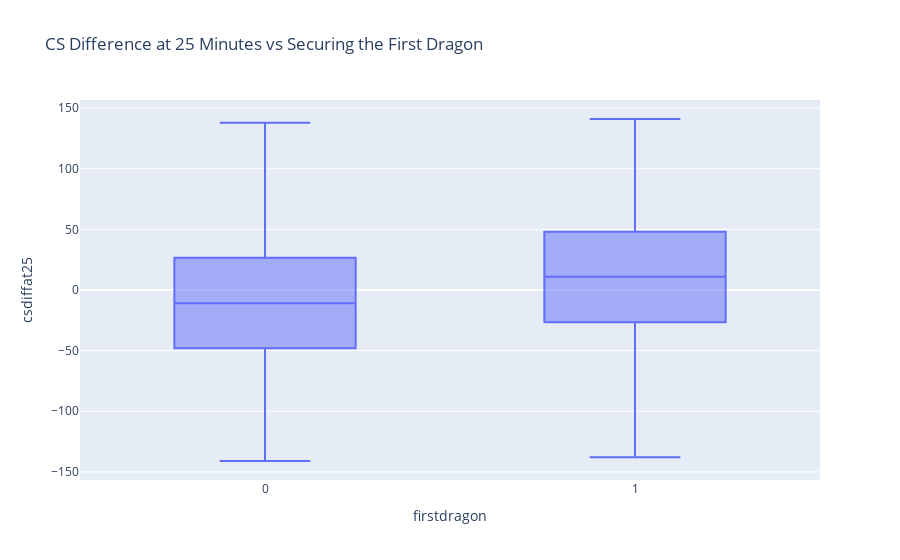

The cell this chart's notebook holds for it:
### Code cell
px.box(
    df,
    x="firstdragon",
    y="csdiffat25",
    title="CS Difference at 25 Minutes vs Securing the First Dragon"
)

### Figure 1 — Plotly figure (JSON) as saved in the notebook; plotly's stock layout.template omitted (floating-point values rounded to 4 significant figures; data arrays with more than 128 entries replaced by an {"elided": "..."} marker saying what was removed)
{"data": [{"alignmentgroup": "True", "hovertemplate": "firstdragon=%{x}<br>csdiffat25=%{y}<extra></extra>", "legendgroup": "", "marker": {"color": "#636efa"}, "name": "", "notched": false, "offsetgroup": "", "orientation": "v", "showlegend": false, "type": "box", "x": {"elided": "1110 int values"}, "x0": " ", "xaxis": "x", "y": {"elided": "1110 int values"}, "y0": " ", "yaxis": "y"}], "layout": {"autosize": true, "boxmode": "group", "legend": {"tracegroupgap": 0}, "title": {"text": "CS Difference at 25 Minutes vs Securing the First Dragon"}, "xaxis": {"anchor": "y", "autorange": true, "domain": [0, 1], "range": [-0.5, 1.5], "title": {"text": "firstdragon"}, "type": "linear"}, "yaxis": {"anchor": "x", "autorange": true, "domain": [0, 1], "range": [-156.7, 156.7], "title": {"text": "csdiffat25"}, "type": "linear"}}}
